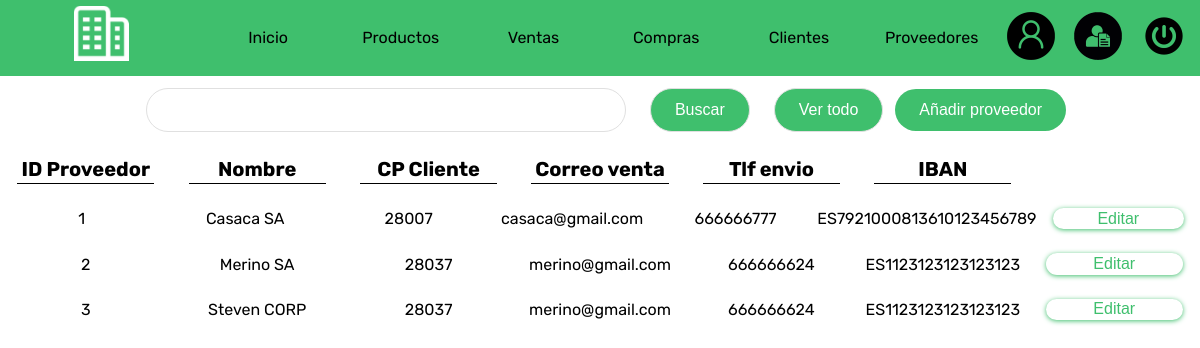
/proveedores.php (signed in), run on an earlier commit of the app's database.
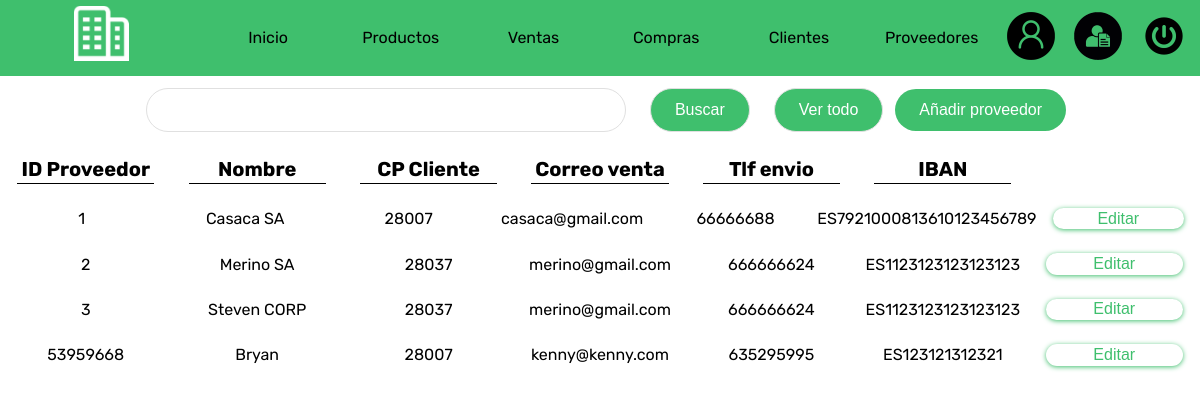
And on a later commit of the database.
### tables this page shows
CREATE TABLE `proveedores` (
  `id_proveedor` int(3) NOT NULL,
  `nombre` varchar(40) DEFAULT NULL,
  `cp` varchar(6) DEFAULT NULL,
  `correo` varchar(40) DEFAULT NULL,
  `tlf` varchar(14) DEFAULT NULL,
  `iban` varchar(30) DEFAULT NULL,
  `borrado` int(1) NOT NULL DEFAULT 0
);

### Db/Con1Db.php (called while the page is built)
<?php
class Connection
{
    public static function conn1()
    {
        $mysqli = new mysqli('localhost', 'root','', 'erp');
        if($mysqli->connect_errno)
        {
            printf("Error en la conexion: %s\n", $mysqli->coneect_errno);
        }
        else
        {
            $mysqli->set_charset('utf8');
            return $mysqli;
        }
    }
}
?>

### Models/Datos1Model.php (called while the page is built, shortened)
<?php
class Datos
{
    private $mysqli;
    private $data;
    public function __construct()
    {
        $this->mysqli= Connection::conn1();
        $this->data=array();
    }
    public function getData1($sql)
    {
        $result = $this->mysqli->query($sql);
        while($rows=$result->fetch_object())
        {
            $this->data[]=$rows;
        }
        return $this->data;
    }
}
?>

### Controllers/ProveedoresController1.php (the view)
<?php
if(file_exists("../Db/Con1Db.php"))
{
    require_once "../Db/Con1Db.php";
    require_once "../Models/Datos1Model.php";
}
elseif(file_exists("Db/Con1Db.php"))
{
    require_once "Db/Con1Db.php";
    require_once "Models/Datos1Model.php";
}
$objData = new Datos;
$buscaproducto = "select * from proveedores where borrado = 0";
$data = $objData->getData1($buscaproducto);
if(empty($data))
{
    echo"
    <div class='bloque1'>
    No hay datos
    </div>
    ";
}else{
    echo"
    <div class='bloque0'>
    <div class='bloque1'><h1 class='border'>ID Proveedor</h1></div>
    <div class='bloque1'><h1 class='border'>Nombre</h1></div>
    <div class='bloque1'><h1 class='border'>CP Cliente</h1></div>
    <div class='bloque1'><h1 class='border'>Correo venta</h1></div>
    <div class='bloque1'><h1 class='border'>Tlf envio</h1></div>
    <div class='bloque1'><h1 class='border'>IBAN</h1></div>
    <div class='bloque1'></div>
    </div>
    ";
    foreach($data as $row)
    {
        echo"
        <div class='bloque0'>
            <div class='bloque1'>$row->id_proveedor</div>
            <div class='bloque1'>$row->nombre</div>
            <div class='bloque1'>$row->cp</div>
            <div class='bloque1'>$row->correo</div>
            <div class='bloque1'>$row->tlf</div>
            <div class='bloque1'>$row->iban</div>
            <div class='bloque1'><a class='editar' href='editarproveedores.php?idproveedor=$row->id_proveedor'>Editar</a></div>
        </div>
        ";
    }
}
?>

### proveedores.php (shortened to what this page needs)
<!DOCTYPE html>
<html lang="en">
<head>
    <link rel="stylesheet" href="Assets/css/style.css">
</head>
<body>
    <?php require_once "Views/Shared/Header3View.php";?>
    <?php require_once "Views/Proveedores/Proveedores1View.php";?>
</body>
</html>

### Views/Shared/Header3View.php
<header class="flex">
        <div class="col-2  center">
            <a class="erpa " href="#"><img src="Assets/img/icono.png" alt=""></a>
        </div>
        <div class="col-8  center">
                <a href="erp.php" class=" botonnav col-2 ahover">Inicio</a>
                <a href="productos.php" class=" botonnav col-2 ahover ">Productos</a>
                <a href="ventas.php" class=" botonnav col-2 ahover">Ventas</a>
                <a href="compras.php" class=" botonnav col-2 ahover">Compras</a>
                <a href="clientes.php" class=" botonnav col-2 ahover">Clientes</a>
                <a href="proveedores.php" class=" botonnav col-2 ahover">Proveedores</a>
        </div>
        <div class="col-2 center" id="usuario">
        <a class="col-4" href="iniciarsesion.php"><img class="s1" src="Assets/img/usuario.png" alt="iniciosesion"></a>
        <a class="col-4" href="registrarse.php"><img class="s1" src="Assets/img/registro.png" alt="registro" ></a>
        <a class="col-4" href="index.php"><img class="s1" src="Assets/img/cerrar.png" alt="cerrarsesion"></a>
        </div>
    </header>

### Views/Proveedores/Proveedores1View.php
<div class="contenedor0" id="contenedor0">
    <div class="bloque1" id="">
        <form id="formConsultaProveedores1" class="bloque1 col-8">
            <input type="text" name="textConsultaProveedores1" id="textConsultaProveedores1" required class="campo1">
            <input type="submit" name="botonConsultaProveedores1" id="botonConsultaProveedores1" class="boton1" value="Buscar">
            <input type="button" name="botonConsultaProveedores2" id="botonConsultaProveedores2" class="boton1" value="Ver todo">
            <a href="añadirproveedor.php" class="boton1">Añadir proveedor</a>
        </form>
    </div>
    <div class="contenedor2" id="contenedor2">
        <?php require_once "Controllers/ProveedoresController1.php"; ?>
    </div>
</div>

### Assets/css/style.css (style rules this page uses)
* { padding: 0; margin: 0; box-sizing: border-box; font-family: 'Rubik', sans-serif; text-align: center; }
img { max-width: 100%; }
.col-2 { width: 16.66%; }
.col-4 { width: 33.33%; }
.col-8 { width: 66.66%; }
.flex { display: flex; flex-wrap: wrap; }
.erpa { text-decoration: none; text-align: center; font-size:xx-large; color: rgb(255, 255, 255); padding: 2%; cursor: pointer; }
.center { display: flex; flex-wrap: wrap; justify-content: center; align-items: center; }
header { background-color: #3FBF6D; padding: 0.2%; color: #000000; }
header a { text-decoration: none; color: white; cursor: pointer; text-align: center; }
.botonnav { background-color: #3FBF6D; padding: 1%; text-align: center; color:#000000; }
#usuario { text-align: right; }
.bloque0 { display: flex; flex-direction: row; align-items: center; justify-content: center; width: 100%; padding: 1% 0; }
.bloque1 { display: flex; flex-direction: row; align-items: center; justify-content: center; width: 100%; }
.border { border-bottom: 1px solid black; padding: 1% 0; width: 80%; margin: 0 auto; }
h1.border { font-size: 2.5vh; text-align: center; }
.campo1 { text-align: left; font-family: Arial, Helvetica, sans-serif; width: 40%; }
input, textarea, checkbox, submit, select { background-color: #ffffff; color: #000000; border: 1px solid #e0e0e0; border-radius: 30px; padding: 1% 2%; margin: 1%; text-align: left; text-decoration: none; font-family: Arial, Helvetica, sans-serif; font-size: 100%; cursor: pointer; outline: 0; }
.boton1 { background-color: #3FBF6D; color: #ffffff; text-align: center; font-family: Arial, Helvetica, sans-serif; padding: 1% 2%; border-radius: 30px; }
.editar { background-color: #ffffff; border-radius: 14px; color: #3FBF6D; box-shadow:0px 1px 5px 0px #3FBF6D; text-align: center; font-family: Arial, Helvetica, sans-serif; padding: 1% 2%; width: 80%; text-decoration: none; }
a.boton1 { text-decoration: none; }

What changed in the data, as far as the page shows it:
changed proveedores "Casaca SA": tlf "666666777" → "66666688"
added proveedores: id_proveedor "53959668", nombre "Bryan", cp "28007", correo "kenny@kenny.com", tlf "635295995", iban "ES123121312321"
